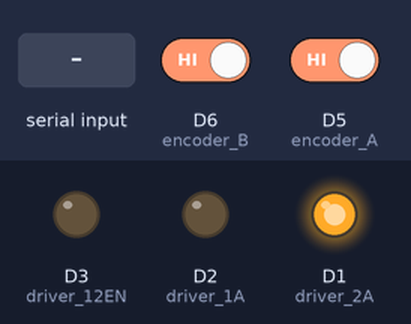
A sketch run on a simulated ESP8266 (NodeMCU). On the bench: output pins drawn as LEDs (lit = HIGH). Inputs (shaded band) come from the test bench; at power-on: D6 (encoder_B) HIGH, D5 (encoder_A) HIGH.

Above: at 1.2 s.
1.3 s: "90,45\n" received over Serial
At 1.6 s:
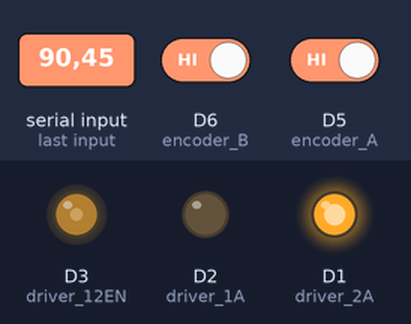
2.8 s: "30,150\n" received over Serial
At 4.0 s:
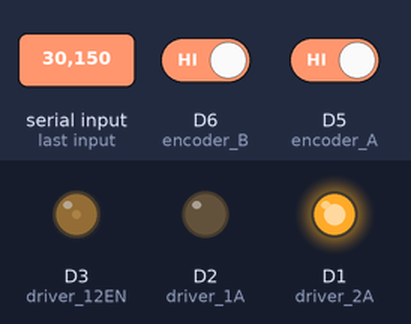
4.3 s: "200\n" received over Serial
At 5.3 s:
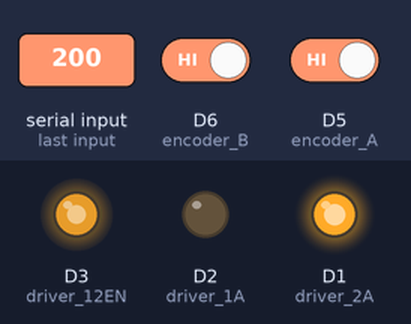
7.5 s: "90\n" received over Serial
At 7.9 s:
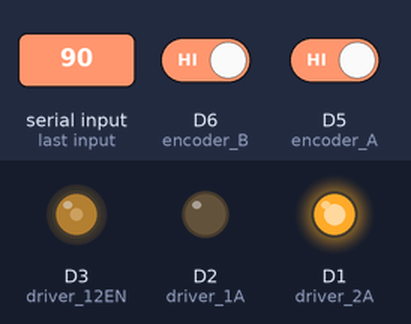
Timing chart, 0 to 10.0 s (numbered marks = the images above; inputs shaded):
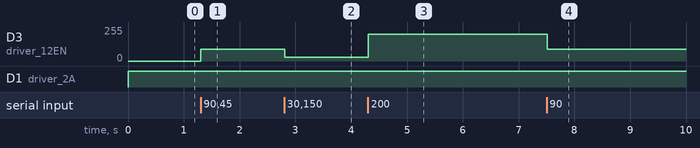

Measured:
- after the input at 1.3 s, D3 (driver_12EN): 0/255 → 90/255 at once
- after the input at 2.8 s, D3 (driver_12EN): 90/255 → 30/255 at once
- after the input at 4.3 s, D3 (driver_12EN): 30/255 → 200/255 at once
- after the input at 7.5 s, D3 (driver_12EN): 200/255 → 90/255 at once

The sketch:

practica2_puenteH.ino
```cpp
// Variables encoder
const int encoder_A = D5;
const int encoder_B = D6;
volatile int contador = 0;
int contador_ref = 0;
bool CW = true;

// Variables puente H
const int driver_1A = D2;
const int driver_2A = D1;
const int driver_12EN = D3;

// Variables para leer serial
const byte n = 32;
char datoRecibido[n];
int datoNumero = 0;

void setup(){
   // Configuración de pines para el encoder de cuadratura
   pinMode(encoder_A, INPUT_PULLUP);
   pinMode(encoder_B, INPUT_PULLUP);
   attachInterrupt(digitalPinToInterrupt(encoder_A), cambioA, CHANGE);
   attachInterrupt(digitalPinToInterrupt(encoder_B), cambioB, CHANGE);

   // Configuración de pines para puente H
   pinMode(driver_1A, OUTPUT);
   pinMode(driver_2A, OUTPUT);
   pinMode(driver_12EN, OUTPUT);
   digitalWrite(driver_1A, LOW);
   digitalWrite(driver_2A, LOW);
   analogWrite(driver_12EN, 0);

   Serial.begin(115200);
}

void loop(){
   if (contador_ref != contador){
      contador_ref = contador;
      Serial.println(contador_ref);
   }
   leerSerial();
   if(datoNumero >= 0){
     digitalWrite(driver_1A, LOW);
     digitalWrite(driver_2A, HIGH);
     analogWrite(driver_12EN, datoNumero);
   }
   else{
     digitalWrite(driver_1A, HIGH);
     digitalWrite(driver_2A, LOW);
     analogWrite(driver_12EN, -datoNumero);
   }
   delay(100);
}

ICACHE_RAM_ATTR void cambioA(){
    if (digitalRead(encoder_A) == digitalRead(encoder_B)){
       CW = true;
       contador++;
    }
    else{
       CW = false;
       contador--;
    }
}

ICACHE_RAM_ATTR void cambioB(){
    if (digitalRead(encoder_A) != digitalRead(encoder_B)){
       CW = true;
       contador++;
    }
    else{
       CW = false;
       contador--;
    }
}

void leerSerial() {
    static byte i = 0;
    char fin = '\n';
    char c;

    while (Serial.available() > 0) {
        c = Serial.read();
        if (c != fin) {
            datoRecibido[i] = c;
            i++;
            if(i >= n){
              i = n - 1;
            }
        }
        else {
            datoRecibido[i] = '\0';
            i = 0;
            datoNumero = atoi(datoRecibido);
        }
    }
}
```
